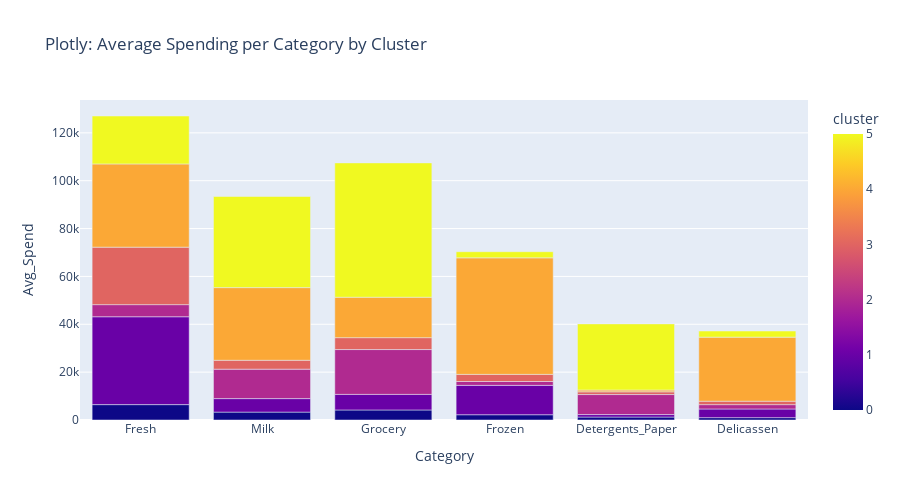

Here is the notebook cell this chart was saved with:
### Markdown cell above
Solutions:


# 1. Problem Statement 1 - Targeted Marketing Campaigns
    *Problem:
        The wholesaler wants to improve the ROI of their marketing by sending custom promotions to customer groups based on their purchasing behavior.

        Solution Using Clustering:

        Segment customers using K-Means based on spending across product categories.
        Profile each cluster (e.g., heavy dairy buyers, low frozen buyers, balanced buyers).
        Design cluster-specific promotions (e.g., offer frozen discounts to dairy-heavy clusters).

    Business Impact:
        Increase campaign relevance, reduce marketing waste, and boost cross-category sales*.

**🔹 Cluster 0**
    🧾 Behavior:
        High Fresh, High Milk, Low Grocery, Low Frozen, High Detergents_Paper, Low Delicassen
    💡 Customer Insight: 
        Likely cafe/restaurant buyers focused on fresh and dairy — skipping shelf goods.
    🎯 Promotion Strategy:
        “Boost your pantry” bundles — Buy grocery + delicassen, get 10% off detergent refills.
    🗣️ Message:
        "You're all about fresh and dairy — complete your cart with our top pantry picks and get a free detergent refill!"

**🔹 Cluster 1**
    🧾 Behavior:
        Low Fresh, Low Milk, High Grocery, High Frozen, Low Detergents_Paper, Low Delicassen
    💡 Customer Insight:
         Stockpilers — likely prefer shelf-stable and frozen goods.
    🎯 Promotion Strategy:
        “Frozen-to-Fresh” campaign — add fresh produce to your next order and save 15%.
    🗣️ Message:
        "Love frozen? Try fresh for less — get 15% off when you add produce to your next order."

**🔹 Cluster 2**
    🧾 Behavior:
        Low Fresh, High Milk, Low Grocery, Low Frozen, High Detergents_Paper, Low Delicassen
    💡 Customer Insight: 
        Likely institutional or cleaning-heavy buyer (milk + detergents).
    🎯 Promotion Strategy:
        Office essentials combo — get free grocery starter pack with every detergent restock.
    🗣️ Message:
        "Running low on essentials? Get a free grocery starter kit with your next detergent order."

**🔹 Cluster 3**
    🧾 Behavior:
        Low Fresh, Low Milk, High Grocery, Low Frozen, Low Detergents_Paper, Low Delicassen
    💡 Customer Insight:
        Basic grocery-only buyer; potentially casual, low-engagement customer.
    🎯 Promotion Strategy:
        Cross-sell campaign — Try frozen or fresh with your usual grocery and unlock savings.
    🗣️ Message:
        "Loyal grocery buyer? Discover more — save 10% when you try fresh or frozen in your next basket."

**🔹 Cluster 4**
    🧾 Behavior:
        High Fresh, Low Milk, High Grocery, Low Frozen, Low Detergents_Paper, High Delicassen
    💡 Customer Insight: 
        Gourmet buyer — high in fresh and delicatessen, ignores processed/frozen.
    🎯 Promotion Strategy:
        Premium subscription plan — early access to seasonal fresh & delicassen
    🗣️ Message:
        "Love fresh and gourmet? Unlock early access to seasonal delicacies with our VIP buyer pass."

**🔹 Cluster 5**
    🧾 Behavior:
        Low Fresh, High Milk, Low Grocery, High Frozen, Low Detergents_Paper, Low Delicassen
    💡 Customer Insight:
        Convenience-driven — milk and frozen focus, avoids variety.
    🎯 Promotion Strategy:
        Smart bundle: Frozen + Grocery + Milk = 1 free delivery
    🗣️ Message:
        "Stock up smarter — bundle frozen, milk, and pantry items for free delivery."

### Code cell
#Data Visualizations
import plotly.express as px
import altair as alt
from plotnine import ggplot, aes, geom_col, theme_minimal, labs

# Group by cluster and reshape
grouped = data.groupby('cluster')[newdf.columns].mean().reset_index()
melted = grouped.melt(id_vars='cluster', var_name='Category', value_name='Avg_Spend')

# 📊 1. Plotly Chart
# --------------------
fig_plotly = px.bar(
    melted, x='Category', y='Avg_Spend', color='cluster',
    barmode='group', height=500,
    title="Plotly: Average Spending per Category by Cluster"
)
fig_plotly.show()

### Figure 1 — Plotly figure (JSON) as saved in the notebook; plotly's stock layout.template omitted (floating-point values rounded to 4 significant figures)
{"data": [{"alignmentgroup": "True", "hovertemplate": "Category=%{x}<br>Avg_Spend=%{y}<br>cluster=%{marker.color}<extra></extra>", "legendgroup": "", "marker": {"color": [0, 1, 2, 3, 4, 5, 0, 1, 2, 3, 4, 5, 0, 1, 2, 3, 4, 5, 0, 1, 2, 3, 4, 5, 0, 1, 2, 3, 4, 5, 0, 1, 2, 3, 4, 5], "coloraxis": "coloraxis", "pattern": {"shape": ""}}, "name": "", "offsetgroup": "", "orientation": "v", "showlegend": false, "textposition": "auto", "type": "bar", "x": ["Fresh", "Fresh", "Fresh", "Fresh", "Fresh", "Fresh", "Milk", "Milk", "Milk", "Milk", "Milk", "Milk", "Grocery", "Grocery", "Grocery", "Grocery", "Grocery", "Grocery", "Frozen", "Frozen", "Frozen", "Frozen", "Frozen", "Frozen", "Detergents_Paper", "Detergents_Paper", "Detergents_Paper", "Detergents_Paper", "Detergents_Paper", "Detergents_Paper", "Delicassen", "Delicassen", "Delicassen", "Delicassen", "Delicassen", "Delicassen"], "xaxis": "x", "y": [6431.0, 36720.0, 5056.0, 24020.0, 34780.0, 20030.0, 3299.0, 5643.0, 12300.0, 3716.0, 30370.0, 38080.0, 4186.0, 6520.0, 18730.0, 4973.0, 16900.0, 56130.0, 2202.0, 12270.0, 1610.0, 2980.0, 48700.0, 2565.0, 1231.0, 1044.0, 8361.0, 1132.0, 755.5, 27640.0, 985.4, 3618.0, 1816.0, 1438.0, 26780.0, 2548.0], "yaxis": "y"}], "layout": {"barmode": "group", "coloraxis": {"colorbar": {"title": {"text": "cluster"}}, "colorscale": [[0, "#0d0887"], [0.1111, "#46039f"], [0.2222, "#7201a8"], [0.3333, "#9c179e"], [0.4444, "#bd3786"], [0.5556, "#d8576b"], [0.6667, "#ed7953"], [0.7778, "#fb9f3a"], [0.8889, "#fdca26"], [1, "#f0f921"]]}, "height": 500, "legend": {"tracegroupgap": 0}, "title": {"text": "Plotly: Average Spending per Category by Cluster"}, "xaxis": {"anchor": "y", "domain": [0, 1], "title": {"text": "Category"}}, "yaxis": {"anchor": "x", "domain": [0, 1], "title": {"text": "Avg_Spend"}}}}
